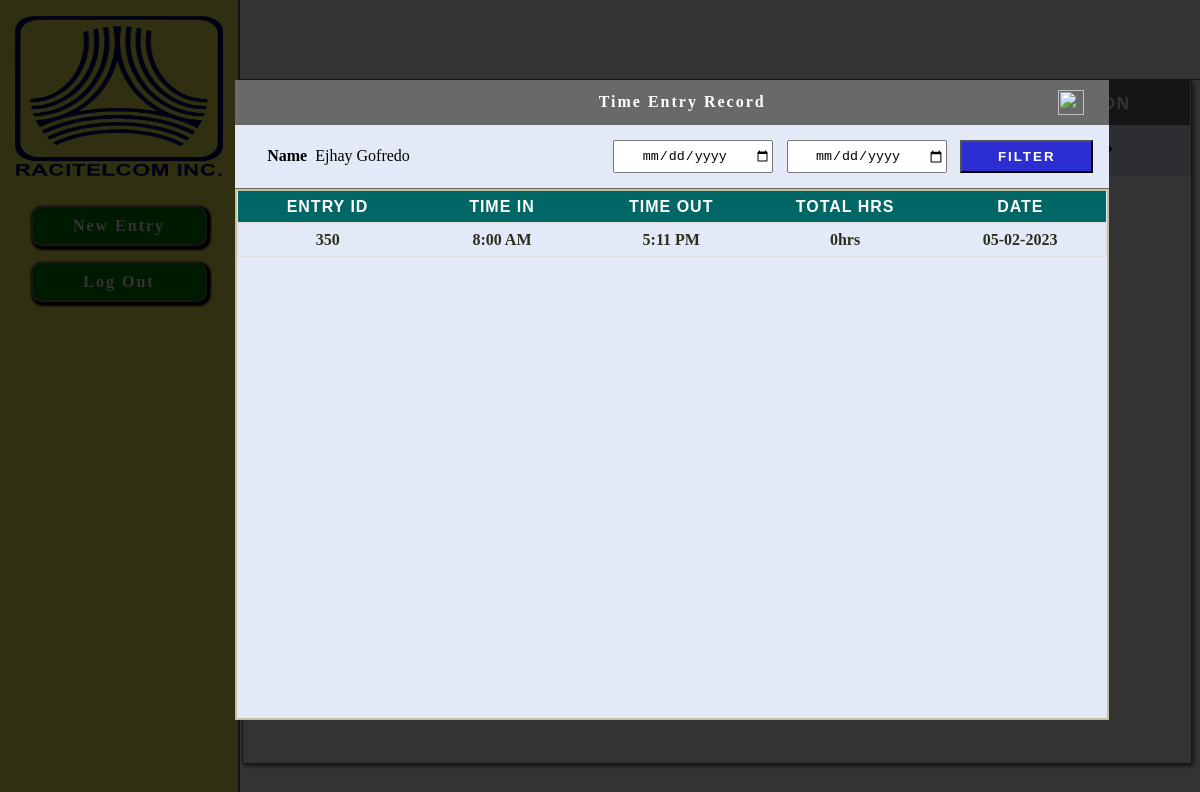
Screenshot of /attendance-side/view-record.php?id=304 with the database file from the repository.
### tables this page shows
CREATE TABLE `tbl_personal_information` (
  `Personal_ID` int(11) NOT NULL,
  `Employees_ID` int(11) NOT NULL,
  `Last_Name` varchar(255) NOT NULL,
  `First_Name` varchar(255) NOT NULL,
  `Middle_Name` varchar(255) NOT NULL,
  `Birth_Date` date NOT NULL,
  `Email` varchar(255) NOT NULL,
  `Contact_Number` varchar(111) NOT NULL,
  `Zip_Code` varchar(255) NOT NULL,
  `Province` varchar(255) NOT NULL,
  `City` varchar(255) NOT NULL,
  `Street` varchar(255) NOT NULL,
  `Suffix` varchar(255) NOT NULL,
  `Status` varchar(255) NOT NULL,
  `Gender` varchar(255) NOT NULL
);

CREATE TABLE `tbl_time_entries` (
  `Time_Entries_ID` int(11) NOT NULL,
  `Employees_ID` int(100) NOT NULL,
  `Time_In` time(6) NOT NULL,
  `Time_Out` time(6) NOT NULL,
  `Hours_Worked` int(10) NOT NULL,
  `Regular_Time` int(10) NOT NULL,
  `Overtime` int(10) NOT NULL,
  `Date_Attendance` date NOT NULL DEFAULT current_timestamp(),
  `Time_Start` time(6) NOT NULL,
  `Time_End` time(6) NOT NULL,
  `Shift_Type` varchar(20) NOT NULL,
  `Late` int(10) NOT NULL,
  `Image_Time_In` varchar(50) NOT NULL,
  `Image_Time_Out` varchar(50) NOT NULL,
  `Image_OT` varchar(50) NOT NULL,
  `Entry_Types` varchar(10) NOT NULL,
  `Undertime` int(10) NOT NULL,
  `No_Late` int(11) NOT NULL,
  `No_Undertime` int(11) NOT NULL,
  `No_Halfday` int(11) NOT NULL,
  `No_Holiday` int(11) NOT NULL,
  `Daily_Status` varchar(50) NOT NULL
);

### attendance-side/record_read.php (called while the page is built, shortened)
<?php
include "../connection/connection.php";
if(isset($_GET['id'])){
$id = $_GET['id'];
$select_entry = "SELECT * FROM
(SELECT * FROM tbl_personal_information WHERE Employees_ID = $id)tbl_personal_information LEFT JOIN
(SELECT * FROM tbl_time_entries WHERE Employees_ID = $id ) tbl_time_entries ON tbl_personal_information.Employees_ID = tbl_time_entries.Employees_ID";
$query_entry = mysqli_query($conn,$select_entry);
$result_entry=mysqli_fetch_assoc($query_entry);
}
?>

### attendance-side/view-record.php (the view, shortened to what this page needs)
<?php
include "record_read.php";
?>
<!DOCTYPE html>
<html>
<head>
	<link rel="stylesheet" type="text/css" href="attendance.css">
</head>
<body>
	<div class="container">
		<div class="side-option">
			<div class="container-image">
				<div class="box-image">
					<img class="image-logoo" src="racitel.png" >
				</div>
			</div>
			<a id="new_entry"  href="javascript: open_entry();">New Entry</a>
			<a id="new_entry"  href="../user-entry/login.php">Log Out</a>
		</div>
		<div class="display-entry">
			<div class="date">
				<div class="date-info">
				</div>
				<div class="page">
				</div>
			</div>
			<div class="data-entry">
				<div class="table-time">
					<table>
						<thead>
							<tr>
								<th>ID</th>
								<th>Name</th>
								<th>Department</th>
								<th>Position</th>
								<th>Action</th>
							</tr>
						</thead>
						<?php
						include "../connection/connection.php";
						$sql = "SELECT * FROM(SELECT Employees_ID, @dept_id:= Department_ID AS Department_ID,(SELECT `Department_Name` FROM tbl_department WHERE `Department_ID` = @dept_id ) as Department_Name, @pos_id:= Position_ID AS Position_ID ,(SELECT `Position_Name` FROM tbl_position WHERE Position_ID = @pos_id) as Position_Name from tbl_employees_information) tbl_employees_information
							JOIN (SELECT Employees_ID,First_Name, Last_Name FROM tbl_personal_information) tbl_personal_information on tbl_employees_information.Employees_ID = tbl_personal_information.Employees_ID";
	$query = mysqli_query($conn,$sql);
	$employee=$query->fetch_assoc();
						?>
						<tbody>
							<tr>
								<td><?php echo $employee['Employees_ID']; ?></td>
								<td><?php echo $employee['First_Name'] . " " . $employee['First_Name']; ?></td>
								<td><?php echo $employee['Department_Name']; ?></td>
								<td><?php echo $employee['Position_Name']; ?></td>
								<td><a href="view-record.php?id=<?php echo $employee['Employees_ID']; ?>" ><img style="width: 2em; height: 2em;" id="view" src="../icons/view-action.svg" ></a></td>
							</tr>
						</tbody>
					</table>
				</div>
			</div>
			<div class="container_record_view">
			<div class="box_record_view">
				<div class="head">
					<label>Time Entry Record</label>
					<a href="selected_entry.php"> <img id="close" src="../icons/close.svg"></a>
				</div>
				<div class="filter">
					<div class="name">
						<label>Name</label>
						<p><?php echo $result_entry['First_Name'] . " " . $result_entry['Last_Name'];  ?></p>
					</div>
					<div class="fil_date">
						<form method="POST" action="time_record_view_layout.php">
							<input type="date" name="from" value="<?php echo $from; ?>">
							<input type="date" name="to" value="<?php echo $to; ?>">
							<input type="submit" name="submit-filter" id="btn-filter" value="filter" >
						</form>
					</div>
				</div>
				<div class="div-table" id="table-record">
					<table>
						<thead>
							<tr>
								<th>Entry ID</th>
								<th>Time in</th>
								<th>Time Out</th>
								<th>Total hrs</th>
								<th>Date</th>
							</tr>
						</thead>
						<?php do{ if(isset($result_entry['Employees_ID'])){ ?>
						<tbody>
							<tr>
								<td><?php echo $result_entry['Time_Entries_ID']; ?></td>
								<td><?php echo date("g:i A",strtotime($result_entry['Time_In'])); ?></td>
								<td><?php if($result_entry['Time_Out'] == "00:00:00.000000")
								{
									echo " ";
								}else{
								echo date("g:i A",strtotime($result_entry['Time_Out']));
							}
								?></td>
								<td><?php if($result_entry['Hours_Worked']%60 == 0){
								echo $total_hours = intval($result_entry['Hours_Worked']/60) . 'hrs';
								}elseif($result_entry['Hours_Worked']%60 >= 1){
								echo $total_hours = intval($result_entry['Hours_Worked']/60) . 'hrs ' . $result_entry['Hours_Worked']%60 . 'mins';
								}
							?></td>
								<td><?php echo date("m-d-Y",strtotime($result_entry['Date_Attendance'])); ?></td>
							</tr>
						</tbody>
					<?php } }while($result_entry=$query_entry->fetch_assoc()); ?>
					</table>
				</div>
			</div>
		</div>
		</div>
	</div>
</body>
</html>

### attendance-side/view-record.php (style rules this page uses)
#new_entry { height: 2.5em; width: 11em; text-decoration: none; background-color: green; }

### rows the page displays
tbl_personal_information: First_Name "Ejhay", Last_Name "Gofredo", tbl_time_entries.Time_Entries_ID "350", tbl_time_entries.Time_In "8:00 AM", tbl_time_entries.Time_Out "5:11 PM", tbl_time_entries.Hours_Worked "0hrs", tbl_time_entries.Date_Attendance "05-02-2023"
